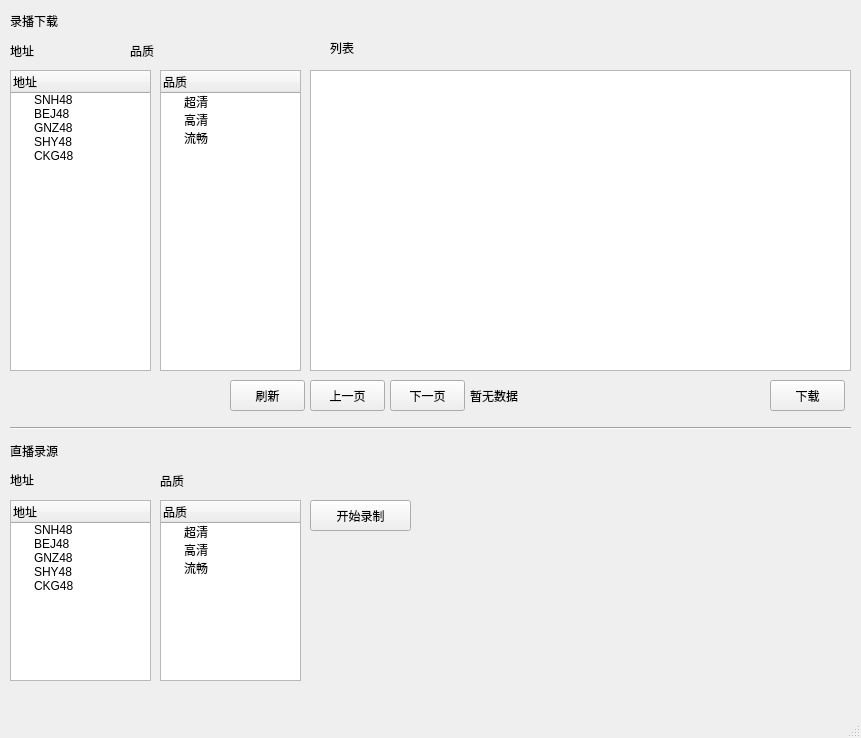
<?xml version="1.0" encoding="UTF-8"?>
<ui version="4.0">
 <class>mainWindow</class>
 <widget class="QMainWindow" name="mainWindow">
  <property name="geometry">
   <rect>
    <x>0</x>
    <y>0</y>
    <width>861</width>
    <height>738</height>
   </rect>
  </property>
  <property name="windowTitle">
   <string>48G公演直播录源、录播下载</string>
  </property>
  <widget class="QWidget" name="centralwidget">
   <widget class="QLabel" name="label">
    <property name="geometry">
     <rect>
      <x>10</x>
      <y>40</y>
      <width>54</width>
      <height>21</height>
     </rect>
    </property>
    <property name="text">
     <string>地址</string>
    </property>
   </widget>
   <widget class="QTreeWidget" name="address">
    <property name="geometry">
     <rect>
      <x>10</x>
      <y>70</y>
      <width>141</width>
      <height>301</height>
     </rect>
    </property>
    <column>
     <property name="text">
      <string>地址</string>
     </property>
    </column>
    <item>
     <property name="text">
      <string>SNH48</string>
     </property>
    </item>
    <item>
     <property name="text">
      <string>BEJ48</string>
     </property>
    </item>
    <item>
     <property name="text">
      <string>GNZ48</string>
     </property>
    </item>
    <item>
     <property name="text">
      <string>SHY48</string>
     </property>
    </item>
    <item>
     <property name="text">
      <string>CKG48</string>
     </property>
    </item>
   </widget>
   <widget class="QLabel" name="label_2">
    <property name="geometry">
     <rect>
      <x>130</x>
      <y>40</y>
      <width>54</width>
      <height>21</height>
     </rect>
    </property>
    <property name="text">
     <string>品质</string>
    </property>
   </widget>
   <widget class="QLabel" name="label_3">
    <property name="geometry">
     <rect>
      <x>330</x>
      <y>40</y>
      <width>54</width>
      <height>16</height>
     </rect>
    </property>
    <property name="text">
     <string>列表</string>
    </property>
   </widget>
   <widget class="QTreeWidget" name="quality">
    <property name="geometry">
     <rect>
      <x>160</x>
      <y>70</y>
      <width>141</width>
      <height>301</height>
     </rect>
    </property>
    <column>
     <property name="text">
      <string>品质</string>
     </property>
    </column>
    <item>
     <property name="text">
      <string>超清</string>
     </property>
    </item>
    <item>
     <property name="text">
      <string>高清</string>
     </property>
    </item>
    <item>
     <property name="text">
      <string>流畅</string>
     </property>
    </item>
   </widget>
   <widget class="QListWidget" name="videoList">
    <property name="geometry">
     <rect>
      <x>310</x>
      <y>70</y>
      <width>541</width>
      <height>301</height>
     </rect>
    </property>
   </widget>
   <widget class="QLabel" name="page">
    <property name="geometry">
     <rect>
      <x>470</x>
      <y>380</y>
      <width>291</width>
      <height>31</height>
     </rect>
    </property>
    <property name="text">
     <string>暂无数据</string>
    </property>
   </widget>
   <widget class="QPushButton" name="prev_btn">
    <property name="geometry">
     <rect>
      <x>310</x>
      <y>380</y>
      <width>75</width>
      <height>31</height>
     </rect>
    </property>
    <property name="text">
     <string>上一页</string>
    </property>
   </widget>
   <widget class="QPushButton" name="next_btn">
    <property name="geometry">
     <rect>
      <x>390</x>
      <y>380</y>
      <width>75</width>
      <height>31</height>
     </rect>
    </property>
    <property name="text">
     <string>下一页</string>
    </property>
   </widget>
   <widget class="QPushButton" name="download">
    <property name="geometry">
     <rect>
      <x>770</x>
      <y>380</y>
      <width>75</width>
      <height>31</height>
     </rect>
    </property>
    <property name="text">
     <string>下载</string>
    </property>
   </widget>
   <widget class="Line" name="line">
    <property name="geometry">
     <rect>
      <x>10</x>
      <y>420</y>
      <width>841</width>
      <height>16</height>
     </rect>
    </property>
    <property name="orientation">
     <enum>Qt::Horizontal</enum>
    </property>
   </widget>
   <widget class="QPushButton" name="refresh">
    <property name="geometry">
     <rect>
      <x>230</x>
      <y>380</y>
      <width>75</width>
      <height>31</height>
     </rect>
    </property>
    <property name="text">
     <string>刷新</string>
    </property>
   </widget>
   <widget class="QLabel" name="label_4">
    <property name="geometry">
     <rect>
      <x>10</x>
      <y>10</y>
      <width>81</width>
      <height>21</height>
     </rect>
    </property>
    <property name="text">
     <string>录播下载</string>
    </property>
   </widget>
   <widget class="QLabel" name="label_5">
    <property name="geometry">
     <rect>
      <x>10</x>
      <y>440</y>
      <width>81</width>
      <height>21</height>
     </rect>
    </property>
    <property name="text">
     <string>直播录源</string>
    </property>
   </widget>
   <widget class="QLabel" name="label_6">
    <property name="geometry">
     <rect>
      <x>10</x>
      <y>470</y>
      <width>54</width>
      <height>20</height>
     </rect>
    </property>
    <property name="text">
     <string>地址</string>
    </property>
   </widget>
   <widget class="QTreeWidget" name="address_inLive">
    <property name="geometry">
     <rect>
      <x>10</x>
      <y>500</y>
      <width>141</width>
      <height>181</height>
     </rect>
    </property>
    <column>
     <property name="text">
      <string>地址</string>
     </property>
    </column>
    <item>
     <property name="text">
      <string>SNH48</string>
     </property>
    </item>
    <item>
     <property name="text">
      <string>BEJ48</string>
     </property>
    </item>
    <item>
     <property name="text">
      <string>GNZ48</string>
     </property>
    </item>
    <item>
     <property name="text">
      <string>SHY48</string>
     </property>
    </item>
    <item>
     <property name="text">
      <string>CKG48</string>
     </property>
    </item>
   </widget>
   <widget class="QLabel" name="label_7">
    <property name="geometry">
     <rect>
      <x>160</x>
      <y>470</y>
      <width>54</width>
      <height>21</height>
     </rect>
    </property>
    <property name="text">
     <string>品质</string>
    </property>
   </widget>
   <widget class="QTreeWidget" name="quality_inLive">
    <property name="geometry">
     <rect>
      <x>160</x>
      <y>500</y>
      <width>141</width>
      <height>181</height>
     </rect>
    </property>
    <column>
     <property name="text">
      <string>品质</string>
     </property>
    </column>
    <item>
     <property name="text">
      <string>超清</string>
     </property>
    </item>
    <item>
     <property name="text">
      <string>高清</string>
     </property>
    </item>
    <item>
     <property name="text">
      <string>流畅</string>
     </property>
    </item>
   </widget>
   <widget class="QPushButton" name="recording">
    <property name="geometry">
     <rect>
      <x>310</x>
      <y>500</y>
      <width>101</width>
      <height>31</height>
     </rect>
    </property>
    <property name="text">
     <string>开始录制</string>
    </property>
   </widget>
   <widget class="QLabel" name="infor_inLive">
    <property name="geometry">
     <rect>
      <x>310</x>
      <y>540</y>
      <width>151</width>
      <height>31</height>
     </rect>
    </property>
    <property name="text">
     <string/>
    </property>
   </widget>
   <zorder>address</zorder>
   <zorder>label</zorder>
   <zorder>label_2</zorder>
   <zorder>label_3</zorder>
   <zorder>quality</zorder>
   <zorder>videoList</zorder>
   <zorder>page</zorder>
   <zorder>prev_btn</zorder>
   <zorder>next_btn</zorder>
   <zorder>download</zorder>
   <zorder>line</zorder>
   <zorder>refresh</zorder>
   <zorder>label_4</zorder>
   <zorder>label_5</zorder>
   <zorder>label_6</zorder>
   <zorder>address_inLive</zorder>
   <zorder>label_7</zorder>
   <zorder>quality_inLive</zorder>
   <zorder>recording</zorder>
   <zorder>infor_inLive</zorder>
  </widget>
  <widget class="QMenuBar" name="menubar">
   <property name="geometry">
    <rect>
     <x>0</x>
     <y>0</y>
     <width>861</width>
     <height>23</height>
    </rect>
   </property>
  </widget>
  <widget class="QStatusBar" name="statusbar"/>
 </widget>
 <resources/>
 <connections/>
</ui>
